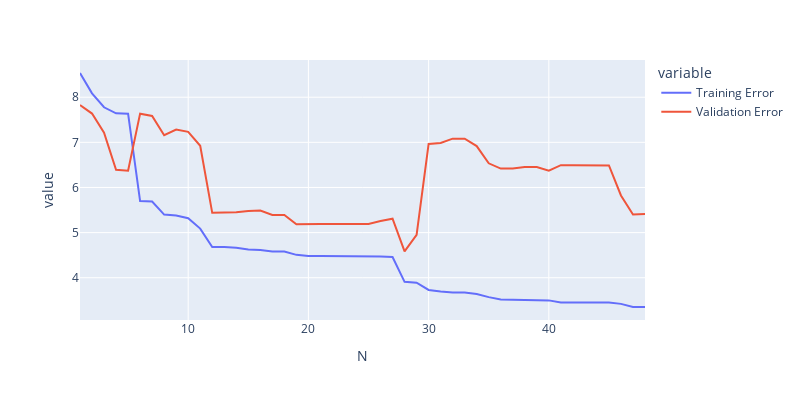

Source (notebook cell):
### Markdown cell above
If we plot the training and validation error as we add each additional feature, our training error gets lower and lower, and in fact, it's possible to prove with linear algebra that the training error will decrease monotonically.

By contrast, the error on unseen validation data is higher for the models with more parameters, since the lessons learned from these last 20+ features aren't actually useful when applied to unseen data. That is, these models aren't generalizable.

### Code cell
import plotly.express as px
px.line(errors_vs_N, x = "N", y = ["Training Error", "Validation Error"], width=800, height=400)

### Figure 1 — Plotly figure (JSON) as saved in the notebook; plotly's stock layout.template omitted (floating-point values rounded to 4 significant figures)
{"data": [{"hovertemplate": "variable=Training Error<br>N=%{x}<br>value=%{y}<extra></extra>", "legendgroup": "Training Error", "line": {"color": "#636efa", "dash": "solid"}, "marker": {"symbol": "circle"}, "mode": "lines", "name": "Training Error", "orientation": "v", "showlegend": true, "type": "scatter", "x": [1, 2, 3, 4, 5, 6, 7, 8, 9, 10, 11, 12, 13, 14, 15, 16, 17, 18, 19, 20, 21, 22, 23, 24, 25, 26, 27, 28, 29, 30, 31, 32, 33, 34, 35, 36, 37, 38, 39, 40, 41, 42, 43, 44, 45, 46, 47, 48], "xaxis": "x", "y": [8.536, 8.086, 7.777, 7.644, 7.635, 5.699, 5.69, 5.399, 5.38, 5.318, 5.089, 4.68, 4.68, 4.665, 4.628, 4.613, 4.581, 4.581, 4.507, 4.483, 4.482, 4.482, 4.482, 4.482, 4.482, 4.471, 4.46, 3.909, 3.889, 3.729, 3.697, 3.673, 3.673, 3.639, 3.571, 3.516, 3.514, 3.503, 3.503, 3.498, 3.45, 3.45, 3.449, 3.449, 3.449, 3.421, 3.354, 3.351], "yaxis": "y"}, {"hovertemplate": "variable=Validation Error<br>N=%{x}<br>value=%{y}<extra></extra>", "legendgroup": "Validation Error", "line": {"color": "#EF553B", "dash": "solid"}, "marker": {"symbol": "circle"}, "mode": "lines", "name": "Validation Error", "orientation": "v", "showlegend": true, "type": "scatter", "x": [1, 2, 3, 4, 5, 6, 7, 8, 9, 10, 11, 12, 13, 14, 15, 16, 17, 18, 19, 20, 21, 22, 23, 24, 25, 26, 27, 28, 29, 30, 31, 32, 33, 34, 35, 36, 37, 38, 39, 40, 41, 42, 43, 44, 45, 46, 47, 48], "xaxis": "x", "y": [7.825, 7.637, 7.214, 6.391, 6.372, 7.636, 7.586, 7.159, 7.282, 7.232, 6.923, 5.438, 5.443, 5.448, 5.48, 5.488, 5.389, 5.391, 5.185, 5.195, 5.188, 5.188, 5.188, 5.188, 5.192, 5.257, 5.308, 4.583, 4.951, 6.964, 6.986, 7.082, 7.082, 6.917, 6.535, 6.418, 6.42, 6.453, 6.453, 6.374, 6.494, 6.494, 6.487, 6.487, 6.487, 5.823, 5.399, 5.41], "yaxis": "y"}], "layout": {"height": 400, "legend": {"title": {"text": "variable"}, "tracegroupgap": 0}, "margin": {"t": 60}, "width": 800, "xaxis": {"anchor": "y", "autorange": true, "domain": [0, 1], "range": [1, 48], "title": {"text": "N"}, "type": "linear"}, "yaxis": {"anchor": "x", "autorange": true, "domain": [0, 1], "range": [3.063, 8.824], "title": {"text": "value"}, "type": "linear"}}}
